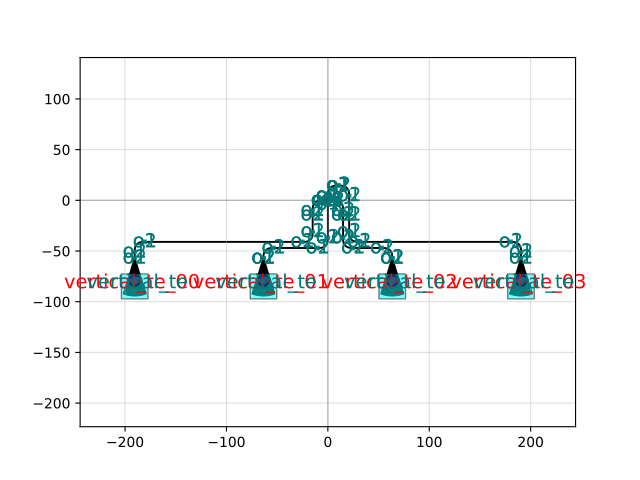

Python code for this plot:
import gdsfactory as gf

c = gf.components.crossing()
cc = gf.routing.add_fiber_array(
    component=c,
    optical_routing_type=2,
    grating_coupler=gf.components.grating_coupler_elliptical_te,
    with_loopback=False
)
cc.plot()
